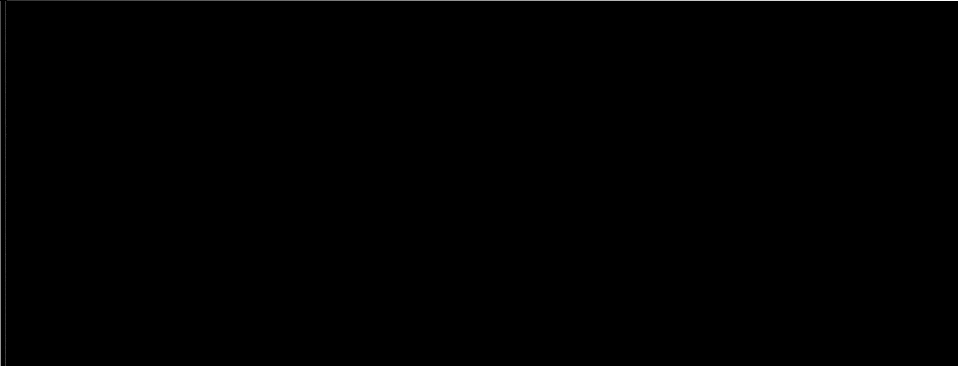
#> input picture data/atm/lsst_atm_10year_02.fits, 958 x 366 px; its folder holds only this picture in this run
$ jupyter execute --allow-errors ConvertImageToParquetTable.ipynb   (shell and % lines are left out)
#> lines starting #> are read from the running program, lines starting #| are printed output that depends on the picture
# Convert Images into Parquet Table (For Spark)

- author  :Sylvie Dagoret-Campagne
- affiliaiton : IJCLab/IN2P3/CNRS
- creation date : July 8th 2020
- update date :

[cell 1]
import matplotlib as mpl
import matplotlib.pyplot as plt
import matplotlib.colors as colors
import matplotlib.cm as cmx
import numpy as np
import pandas as pd
import os
import sys

[cell 2]
from astropy.io import fits

[cell 3]
import re

[cell 4]
#to enlarge the sizes
params = {'legend.fontsize': 'x-large',
          'figure.figsize': (10,6),
         'axes.labelsize': 'x-large',
         'axes.titlesize':'x-large',
         'xtick.labelsize':'x-large',
         'ytick.labelsize':'x-large'}
plt.rcParams.update(params)

[cell 5]
plt.rcParams.update({'figure.max_open_warning': 0}) # to see a large number of files

# Configuration

[cell 6]
FLAG_FEWCOLUMNS=False

[cell 7]
DATADIR="../data/atm"

[cell 8]
atmospheric_basename_files=os.listdir(DATADIR)

[cell 9]
inputfile=os.path.join(DATADIR,atmospheric_basename_files[0])

[cell 10]
sorted(atmospheric_basename_files)

[cell 11]
atmospheric_basename_files

[cell 12]
'lsst_atm_10year_01.fits'.split('.')

# Open all atmospheric files

[cell 13]
idx=0
all_data=[]
all_hdr=[]
all_wl=[]
for file in sorted(atmospheric_basename_files):

    if file.split(".")[-1]=="fits":

        if re.search('.*(bintab).*',file):
            continue

        print(file)
        inputfile=os.path.join(DATADIR,file)
        hdu = fits.open(inputfile)
#> hdu = 1 item
        all_hdr.append(hdu[0].header)
        all_data.append(hdu[0].data[1:,:])
        all_wl.append(hdu[0].data[0,:])
        hdu.close()

    idx+=1

[cell 14]
data=np.vstack(all_data)

## Extract info from header

### Pick up the header column index

[cell 15]
hdr=all_hdr[0]

[cell 16]
NbAtmSimul=hdr['NBATMSIM']
#> NbAtmSimul = 365
idx_out_num=hdr['ID_NUM']
#> idx_out_num = 0
idx_out_year=hdr['ID_YEAR']
#> idx_out_year = 1
idx_out_am=hdr['ID_AM']
#> idx_out_am = 2
idx_out_vaod=hdr['ID_VAOD']
#> idx_out_vaod = 3
idx_out_pwv=hdr['ID_PWV']
#> idx_out_pwv = 4
idx_out_o3=hdr['ID_O3']
#> idx_out_o3 = 5
idx_out_cld=hdr['ID_CLD']
#> idx_out_cld = 6
idx_out_res=hdr['ID_RES']
#> idx_out_res = 7

[cell 17]
idx_out_year
#> Out = 1

## Atmospheric data

[cell 18]
num=data[1:,idx_out_num]
#> num = 364 values from 366 to 729
year=data[1:,idx_out_year]
#> year = 364 values from 1 to 1
airmass=data[1:,idx_out_year]
#> airmass = 364 values from 1 to 1
vaod=data[1:,idx_out_vaod] # vertical aerosol depth
#> vaod = 364 values, max 0.124 at index 74, min 0.0242 at index 208, mean 0.0528
pwv=data[1:,idx_out_pwv]   # precipitable water vapor (mm)
#> pwv = 364 values, max 20.85 at index 67, min 1.08 at index 277, mean 7.95
o3=data[1:,idx_out_o3]     # ozone
#> o3 = 364 values, max 347.5 at index 252, min 235.7 at index 124, mean 271.9
cld=data[1:,idx_out_cld]   # clouds (not used)
#> cld = 364 values, max 102.9 at index 124, min 1.18 at index 1, mean 5.51

[cell 19]
# Extract wavelength Wavelength
wl=all_wl[0][idx_out_res:]
#> wl = 951 values from 250 to 1200
transm=data[:,idx_out_res:]
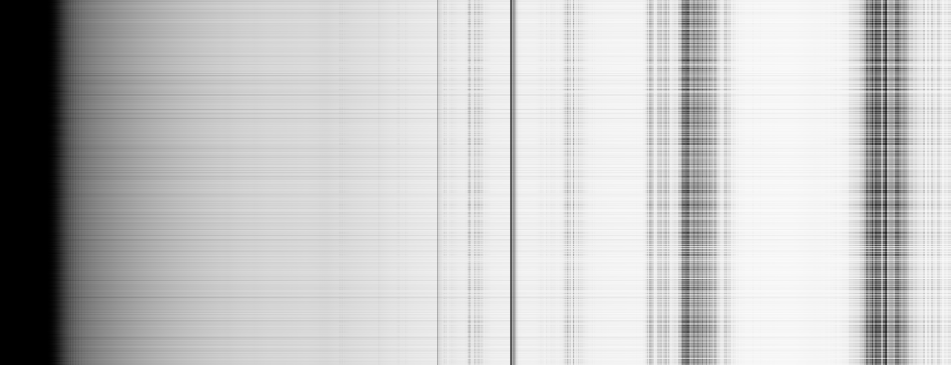
#> transm: shape (365, 951) float64; min 0, max 0.983, mean 0.768

[cell 20]
len(transm[0,:])
#> Out = 951

[cell 21]
len(wl)
#> Out = 951

[cell 22]
NBSIM=transm.shape[0]
#> NBSIM = 365

[cell 23]
plt.imshow(transm,origin="lower",cmap='jet')
plt.xlabel("$\\lambda$ (nm)")
plt.ylabel("simulation number")
plt.title("image of atmospheric simulation")

# Output binary table

  col0 = fits.Column(name=names[0], format='D', array=index)

  col1 = fits.Column(name=names[1], format='D', array=x)

  col2 = fits.Column(name=names[2], format='D', array=y)

  ### Format into columns

  cols = fits.ColDefs([col0,col1, col2])

  ### Make the first HDU.

  hdu1 = fits.BinTableHDU.from_columns(cols)

  ### Concatenate all HDU
  ### Primary HDU - just a header

  hdr = fits.Header()

  hdr['OBSERVER'] = "JEC"

  hdr['COMMENT'] = "Pour debugger RP-DBSCAN"

  primary_hdu = fits.PrimaryHDU(header=hdr)

  hdul = fits.HDUList([primary_hdu, hdu1])

  ### Save on disk

  hdul.writeto("debug.fits",overwrite=True)

### Header columns

[cell 24]
col1 = fits.Column(name='num', format='I', array=num)
col2 = fits.Column(name='year', format='I', array=year)
col3 = fits.Column(name='airmass', format='F', array=airmass)
col4 = fits.Column(name='vaod', format='F', array=vaod)
col5 = fits.Column(name='pwv', format='F', array=pwv)
col6 = fits.Column(name='o3', format='F', array=o3)
col7 = fits.Column(name='cld', format='F', array=cld)

[cell 25]
col_headers=[col1, col2, col3, col4, col5, col6, col7]

### Data columns

[cell 26]
col_data = []
idx=0
for thewl in wl:
    tagname = "wl{:04d}".format(int(thewl))
    col = fits.Column(name=tagname, format='F', array=transm[:,idx])
    col_data.append(col)
    if FLAG_FEWCOLUMNS and idx>20:
        break
    idx+=1
#> this loop made 951 passes
#> tagname on passes 1 to 3: 'wl0250', 'wl0251', 'wl0252'
#> after the loop, col_data = 951 items; idx = 951

### All columns

[cell 27]
col_all = col_headers + col_data
#> col_all = 958 items

[cell 28]
## Format into columns
cols = fits.ColDefs(col_all)

[cell 29]
hdu1 = fits.BinTableHDU.from_columns(cols)

## hdu and output file

[cell 30]
hdr

[cell 31]
hdr['OBSERVER'] = "SDC"
hdr['COMMENT'] = "atm sim data challenge"

[cell 32]
primary_hdu = fits.PrimaryHDU(header=hdr)

hdul = fits.HDUList([primary_hdu, hdu1])
#> hdul = 2 items
